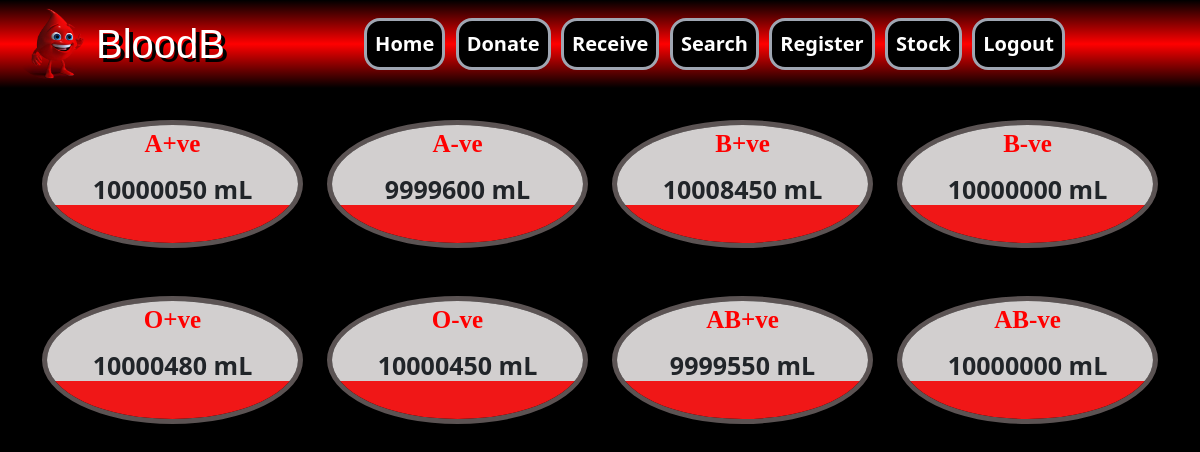
/stock (signed in), run on the app's committed database.
### BloodB/models.py (models this page shows, shortened)
class STOCK(models.Model):
    sbgroup=models.CharField(max_length=10)
    qty=models.IntegerField()

### BloodB/views.py (the view)
# urls.py: path('stock',views.stock,name='stock'),
@login_required
def stock(request):
	qty=STOCK.objects.all();
	params={
		"obj":qty
	}
	return render(request,'stock.html',params)

### templates/stock.html (shortened to what this page needs)
{% extends 'base.html' %}
{% block stylesheet %}
<link href="./../static/stock.css" rel="stylesheet">{% endblock stylesheet %}
{% block content %}
<div class="container stockcontainer text-center ">
    <div class="row justify-content-center">
        {% for i in obj %}
        <div class="col-md-4 col-lg-3 col-10 col-sm-6 m-0 py-4">
            <div class="stockbox w-100">
                <div class="tophalf w-100 ">
                    <div class=" bloodg  mb-2"> <b>{{i.sbgroup}}</b></div>
                    <b>{{i.qty}} mL</b><br>
                </div>
                <div class="bottomhalf w-100 h-100"></div>
            </div>
        </div>
        {% endfor %}
    </div>
</div>
{% endblock content %}

### templates/base.html (shortened to what this page needs)
<!DOCTYPE html>
<html lang="en">
<head>
    <link href="./../static/base.css" rel="stylesheet">
    <link href="../assets/dist/css/bootstrap.min.css" rel="stylesheet">
    <link href="https://cdn.jsdelivr.net/npm/bootstrap@5.2.2/dist/css/bootstrap.min.css" rel="stylesheet"
>
    {% block stylesheet %}{% endblock stylesheet %}
</head>
<body>
    <div class="container-fluid mt-5" id="borred">
        <header>
            <nav class="navbar navbar-expand-md navbar-dark  fixed-top">
                <div class="container-fluid">
                    <img class="logob" src="../static/images/bloodlogo.png " alt="" srcset="">
                    <a class="navbar-brand fs-1 " href="/home">BloodB</a>
                    <div class="collapse navbar-collapse" id="navbarCollapse">
                        <ul class="navbar-nav me-auto mb-2 mb-md-0 text-center w-100 justify-content-between">
                            <li class="nav-item  rounded-4">
                                <a class="nav-link  fw-bolder fs-5" aria-current="page" href="/">Home</a>
                            </li>
                            <li class="nav-item rounded-4">
                                <a class="nav-link  fw-bolder fs-5" href="/Pid/donor">Donate</a>
                            </li>
                            <li class="nav-item rounded-4">
                                <a class="nav-link  fw-bolder fs-5" href="/Pid/receiver">Receive</a>
                            </li>
                            <li class="nav-item rounded-4">
                                <a class="nav-link  fw-bolder fs-5" href="/search">Search</a>
                            </li>
                            <li class="nav-item rounded-4">
                                <a class="nav-link  fw-bolder fs-5" href="/registration/general">Register</a>
                            </li>
                            <li class="nav-item rounded-4">
                                <a class="nav-link  fw-bolder fs-5" href="/stock">Stock</a>
                            </li>
                            <li class="nav-item rounded-4">
                                <a class="nav-link  fw-bolder fs-5" href="/logout">Logout</a>
                            </li>
                        </ul>
                    </div>
                </div>
            </nav>
        </header>
        {% block content %} {% endblock content %}
    </div>
</body>
</html>

### static/base.css (style rules this page uses)
body { margin: 0; padding: 0; background-color: black !important; }
.navbar-brand { font-family: 'Trebuchet MS', 'Lucida Sans Unicode', 'Lucida Grande', 'Lucida Sans', Arial, sans-serif; text-shadow: -1px 0 black, 0 1px black, 1px 0 black, 0 -1px black; text-shadow: 4px 4px #000000; }
.navbar { background: linear-gradient(0deg, black, red, black); }
#borred { padding: 0; }
.logob { width: 7vw; height: 9vh; border-radius: 50%; }
.nav-link { color: white !important; }
.nav-item { background-color: black; border: 3.5px solid #9FA6B2; }
.stockcontainer { margin-top:8% ; }
@media screen and (min-width:1200px) { .navbar-nav { padding-left: 13% !important; padding-right: 13% !important; } }

### static/stock.css (style rules this page uses)
.stockbox { height: 8rem; overflow: hidden; width: 8rem; border: 5px solid #5b5353; border-radius: 50%; }
.tophalf { background-color: #d2cfcf !important; font-size: 25px; height: 5rem; animation: bloodlevel 3s linear; }
.bottomhalf { background-color: #f01717 !important; height: 1rem; }
.bloodg { color: red; font-family: cursive; }

### data on the page
STOCK: sbgroup "A+ve", qty "10000050"
STOCK: sbgroup "A-ve", qty "9999600"
STOCK: sbgroup "B+ve", qty "10008450"
STOCK: sbgroup "B-ve", qty "10000000"
STOCK: sbgroup "O+ve", qty "10000480"
STOCK: sbgroup "O-ve", qty "10000450"
STOCK: sbgroup "AB+ve", qty "9999550"
STOCK: sbgroup "AB-ve", qty "10000000"
